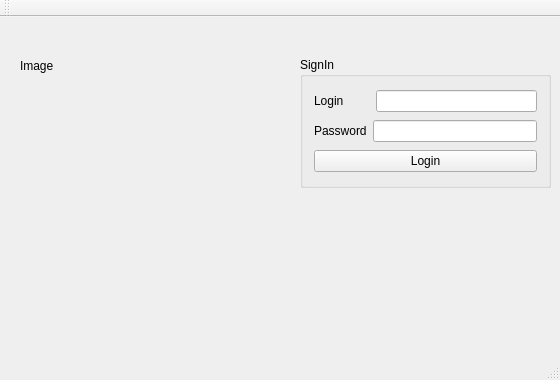
<?xml version="1.0" encoding="UTF-8"?>
<ui version="4.0">
 <class>MainWindow</class>
 <widget class="QMainWindow" name="MainWindow">
  <property name="geometry">
   <rect>
    <x>0</x>
    <y>0</y>
    <width>560</width>
    <height>380</height>
   </rect>
  </property>
  <property name="windowTitle">
   <string>MainWindow</string>
  </property>
  <widget class="QWidget" name="centralWidget">
   <widget class="QGroupBox" name="groupBox">
    <property name="geometry">
     <rect>
      <x>300</x>
      <y>40</y>
      <width>251</width>
      <height>131</height>
     </rect>
    </property>
    <property name="title">
     <string>SignIn</string>
    </property>
    <layout class="QVBoxLayout" name="verticalLayout_2">
     <item>
      <layout class="QHBoxLayout" name="horizontalLayout">
       <item>
        <widget class="QLabel" name="loginLabel">
         <property name="text">
          <string>Login        </string>
         </property>
        </widget>
       </item>
       <item>
        <widget class="QLineEdit" name="loginForm"/>
       </item>
      </layout>
     </item>
     <item>
      <layout class="QHBoxLayout" name="horizontalLayout_2">
       <item>
        <widget class="QLabel" name="passwordLabel">
         <property name="text">
          <string>Password</string>
         </property>
        </widget>
       </item>
       <item>
        <widget class="QLineEdit" name="passwordForm"/>
       </item>
      </layout>
     </item>
     <item>
      <widget class="QPushButton" name="pushButton">
       <property name="text">
        <string>Login</string>
       </property>
      </widget>
     </item>
    </layout>
   </widget>
   <widget class="QLabel" name="labeImg">
    <property name="geometry">
     <rect>
      <x>20</x>
      <y>40</y>
      <width>72</width>
      <height>18</height>
     </rect>
    </property>
    <property name="text">
     <string>Image</string>
    </property>
   </widget>
  </widget>
  <widget class="QMenuBar" name="menuBar">
   <property name="geometry">
    <rect>
     <x>0</x>
     <y>0</y>
     <width>560</width>
     <height>23</height>
    </rect>
   </property>
  </widget>
  <widget class="QToolBar" name="mainToolBar">
   <attribute name="toolBarArea">
    <enum>TopToolBarArea</enum>
   </attribute>
   <attribute name="toolBarBreak">
    <bool>false</bool>
   </attribute>
  </widget>
  <widget class="QStatusBar" name="statusBar"/>
 </widget>
 <layoutdefault spacing="6" margin="11"/>
 <resources/>
 <connections/>
</ui>
